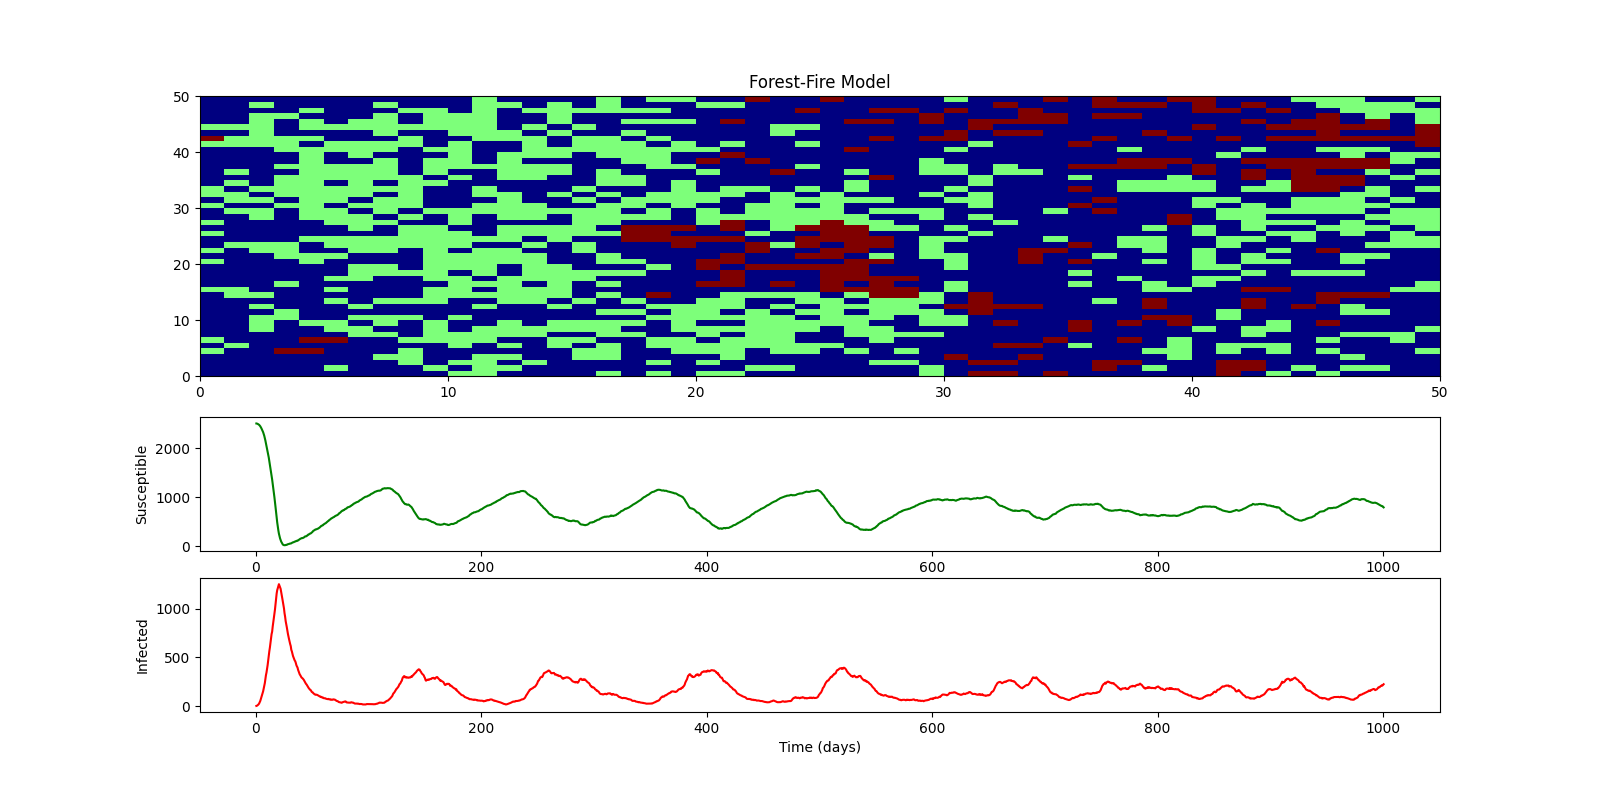

The script that saved this image:
#!/usr/bin/env python3

####################################################################
###    This is the PYTHON version of program 7.4 from page 260 of  #
### "Modeling Infectious Disease in humans and animals"            #
### by Keeling & Rohani.										   #
###																   #
### It is the forest-fire model on a grid of size NxN.             #
### A zero time-step means that asynchronous updating is used.     #
####################################################################

###################################
### Written by Ilias Soumpasis    #
### [email redacted]	  #
###################################

# Environment Preparation
import scipy.integrate as spi
import numpy as np
import pylab as pl
import time, os
from tqdm import tqdm 

### Select if you want to make a video (faster way)
#video=1
### or just0in-time plotting
video=0
t = time.time()

# Parameters
N=50;
tau=1.0;
gamma=0.1;
nu=0.01;
epsilon=1e-4;
timestep=0.5;
ND=MaxTime=1000;

Grid=2*np.ones((N,N), dtype=np.integer);
Grid[int(np.ceil((N-1)*np.random.uniform(size=1))[0]), int(np.ceil((N-1)*np.random.uniform(size=1))[0])]=3;
t=0; i=1; T=[]; X=[]; Y=[];

# Model Definition
def diff_eqs(INP,t):
    INF=np.zeros((N,N))
    SUS=np.zeros((N,N))
    EMP=np.zeros((N,N))
    for i in range(N):
        for j in range(N):
            if INP[i][j]==1: EMP[i][j]=1
            if INP[i][j]==2: SUS[i][j]=1
            if INP[i][j]==3: INF[i][j]=1

    Infecteds=INF;  Susceptibles=SUS;
    X.append(sum(sum(Susceptibles))); Y.append(sum(sum(Infecteds))); # T[i]=t;

    Inf_Nbrs=Infecteds[:,np.hstack((np.arange(1,N),0))] + \
Infecteds[np.hstack((np.arange(1,N),0)),:] + \
Infecteds[:,np.hstack((49,np.arange(49)))] + \
Infecteds[np.hstack((49,np.arange(49))),:]

    if(timestep==0):  # asynchronous updating
        Rates=nu*EMP + gamma*Infecteds + tau*Susceptibles*(Inf_Nbrs + epsilon);
        vectorRates=np.reshape(Rates,N*N);
        Total_Rates=sum(vectorRates);
        Cum_Rates=np.cumsum(vectorRates);
        step=-np.log(np.random.uniform(size=(N,N)))/Total_Rates;
        R=rand(1,1)*Total_Rates;
        Event=min(pl.find(R<Cum_Rates));
        S[Event]=np.mod(S[Event],3)+1;
    else:
        Rates=nu*EMP + gamma*Infecteds + tau*Susceptibles*(Inf_Nbrs + epsilon);
        R=timestep*Rates-np.random.uniform(size=(N,N));
        S=np.mod(Grid-1+np.ceil(R),3)+1;
        step=timestep;

    return S, X, Y, timestep

if video==1:
    if os.path.exists('movie')==True: pass
    else: os.mkdir('movie')
    k=0
    while t <= ND:
        [Grid, X, Y, timestep] = diff_eqs(Grid,timestep)
        t+=timestep
        T.append(t)
        k+=1

        pl.clf()
        pl.figure(figsize=(16, 8))
        pl.subplot(211)
        pl.pcolor(Grid, cmap=pl.cm.jet)
        pl.title('Forest-Fire Model')

        pl.subplot(413)
        pl.plot(T,X, color='g')
        pl.ylabel('Susceptible')
        pl.subplot(414)
        pl.plot(T,Y, color='r')
        pl.ylabel('Infected')
        pl.xlabel('Time (days)')
        pl.savefig("movie/frame_%04d.png" %k)
        print (k)

    ## You will mencoder from mplayer for this to work
    ## With windows you have to modify the path
    ## With linux if you have mencoder istall usually it should work
    ## Format is windows media player - plays on windows
    ## You could try other formats also
    print('Please wait... Converting pictures to avis....')
    ## Select different video speed
#    os.system('mencoder "mf://movie/*.png" -mf fps=5:type=png -ovc lavc -lavcopts vcodec=wmv1 -of avi -o movie/movie_very_slow.avi')
#    os.system('mencoder "mf://movie/*.png" -mf fps=10:type=png -ovc lavc -lavcopts vcodec=wmv1 -of avi -o movie/movie_slow.avi')
    # os.system('mencoder "mf://movie/*.png" -mf fps=25:type=png -ovc lavc -lavcopts vcodec=wmv1 -of avi -o movie/movie_fast.avi')
    os.system("ffmpeg -framerate 25 -pattern_type glob -i 'movie/*.png' -c:v libx264 -r 30 -pix_fmt yuv420p movie/movie.mp4")
    print('Convertion completed. Hope it worked...')
    ## Delete images to save work space
    os.system('rm movie/*.png')

    print ("Operation took %g seconds" % (time.time()-t))

else:
    ### You could also try plotting at each step but it is slow
    k=0
    def generator():
        while t <= ND:
            yield()
            
    for _ in tqdm(generator()):
        [Grid, X, Y, timestep] = diff_eqs(Grid,timestep)
        t+=timestep
        T.append(t)
        k+=1
        # print (k)


    pl.figure(figsize=(16, 8))
    pl.subplot(211)
    pl.pcolor(Grid, cmap=pl.cm.jet)
    pl.title('Forest-Fire Model')

    pl.subplot(413)
    pl.plot(T,X, color='g')
    pl.ylabel('Susceptible')

    pl.subplot(414)
    pl.plot(T,Y, color='r')
    pl.ylabel('Infected')
    pl.xlabel('Time (days)')

    pl.savefig("Program_7_4.png")
    pl.show()
